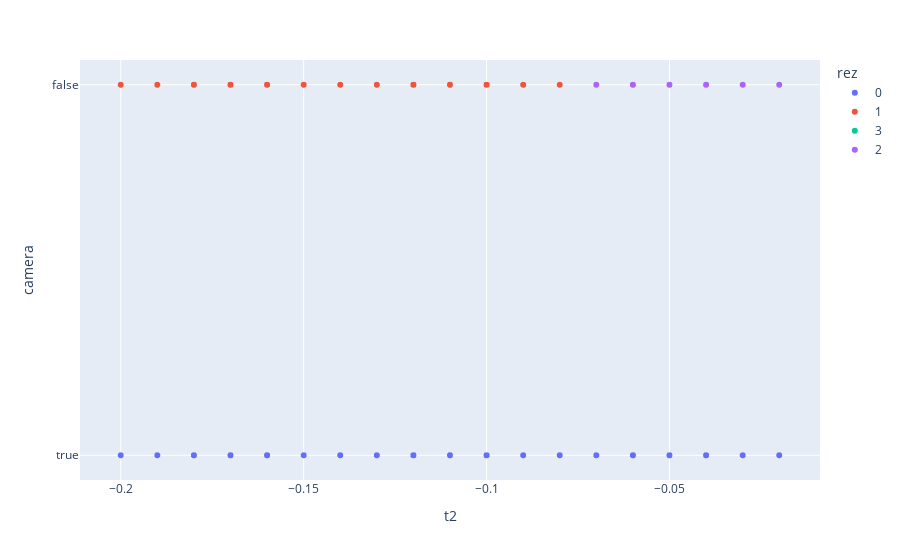

Here is the notebook cell this chart was saved with:
### Code cell
px.scatter(df, y="camera", x="t2", color="rez")

### Figure 1 — Plotly figure (JSON) as saved in the notebook; plotly's stock layout.template omitted (floating-point values rounded to 4 significant figures; data arrays with more than 128 entries replaced by an {"elided": "..."} marker saying what was removed)
{"data": [{"hovertemplate": "rez=0<br>t2=%{x}<br>camera=%{y}<extra></extra>", "legendgroup": "0", "marker": {"color": "#636efa", "symbol": "circle"}, "mode": "markers", "name": "0", "showlegend": true, "type": "scattergl", "x": {"elided": "3160 float values"}, "xaxis": "x", "y": {"elided": "3160 bool values"}, "yaxis": "y"}, {"hovertemplate": "rez=1<br>t2=%{x}<br>camera=%{y}<extra></extra>", "legendgroup": "1", "marker": {"color": "#EF553B", "symbol": "circle"}, "mode": "markers", "name": "1", "showlegend": true, "type": "scattergl", "x": {"elided": "2280 float values"}, "xaxis": "x", "y": {"elided": "2280 bool values"}, "yaxis": "y"}, {"hovertemplate": "rez=3<br>t2=%{x}<br>camera=%{y}<extra></extra>", "legendgroup": "3", "marker": {"color": "#00cc96", "symbol": "circle"}, "mode": "markers", "name": "3", "showlegend": true, "type": "scattergl", "x": {"elided": "320 float values"}, "xaxis": "x", "y": {"elided": "320 bool values"}, "yaxis": "y"}, {"hovertemplate": "rez=2<br>t2=%{x}<br>camera=%{y}<extra></extra>", "legendgroup": "2", "marker": {"color": "#ab63fa", "symbol": "circle"}, "mode": "markers", "name": "2", "showlegend": true, "type": "scattergl", "x": {"elided": "320 float values"}, "xaxis": "x", "y": {"elided": "320 bool values"}, "yaxis": "y"}], "layout": {"autosize": true, "legend": {"title": {"text": "rez"}, "tracegroupgap": 0}, "margin": {"t": 60}, "xaxis": {"anchor": "y", "autorange": true, "domain": [0, 1], "range": [-0.2108, -0.009189], "title": {"text": "t2"}, "type": "linear"}, "yaxis": {"anchor": "x", "autorange": true, "domain": [0, 1], "range": [-0.07743, 1.077], "title": {"text": "camera"}, "type": "category"}}}
